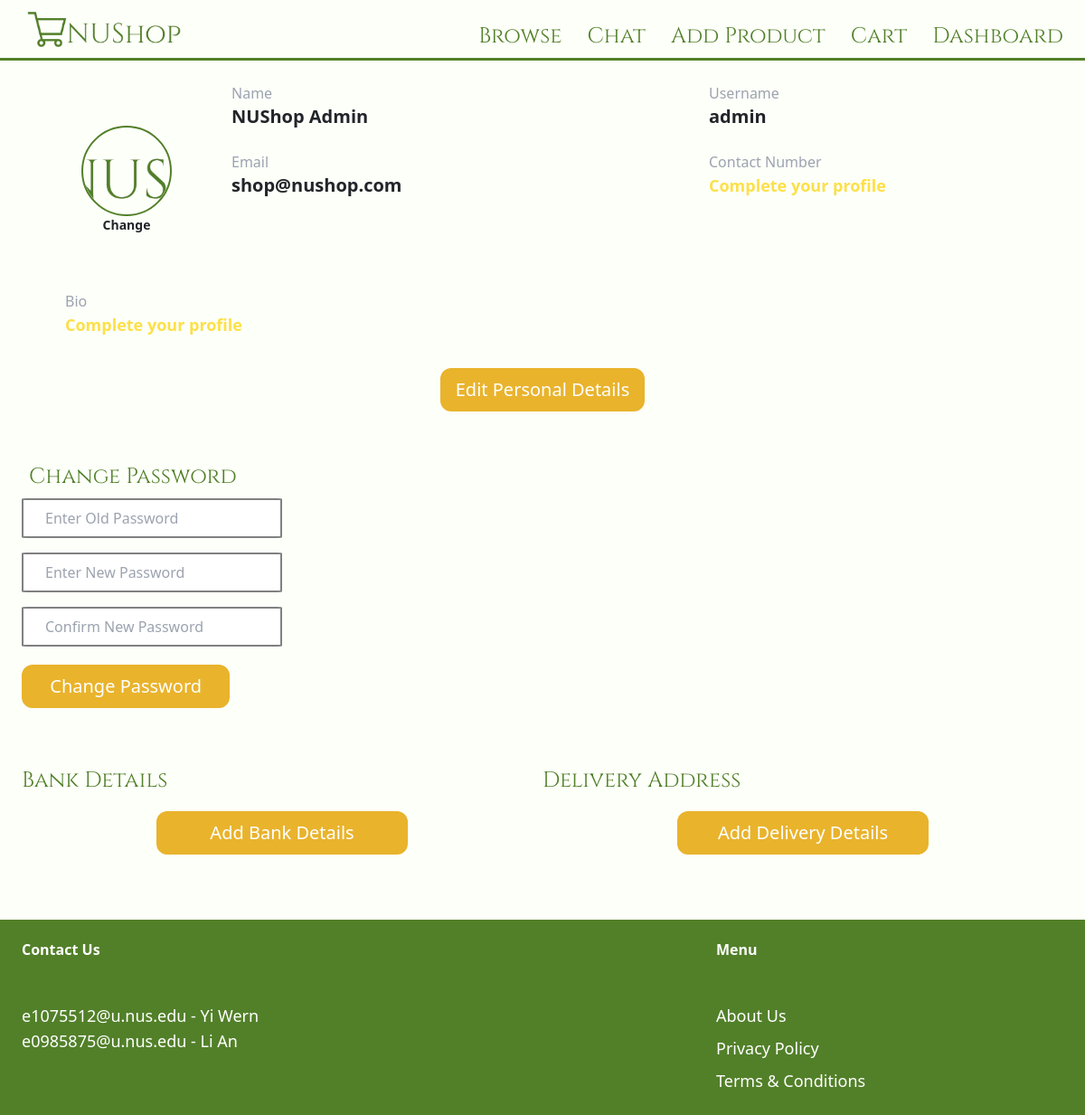
Before: /dashboard/admin/view-profile/ (signed in) with the older database file.
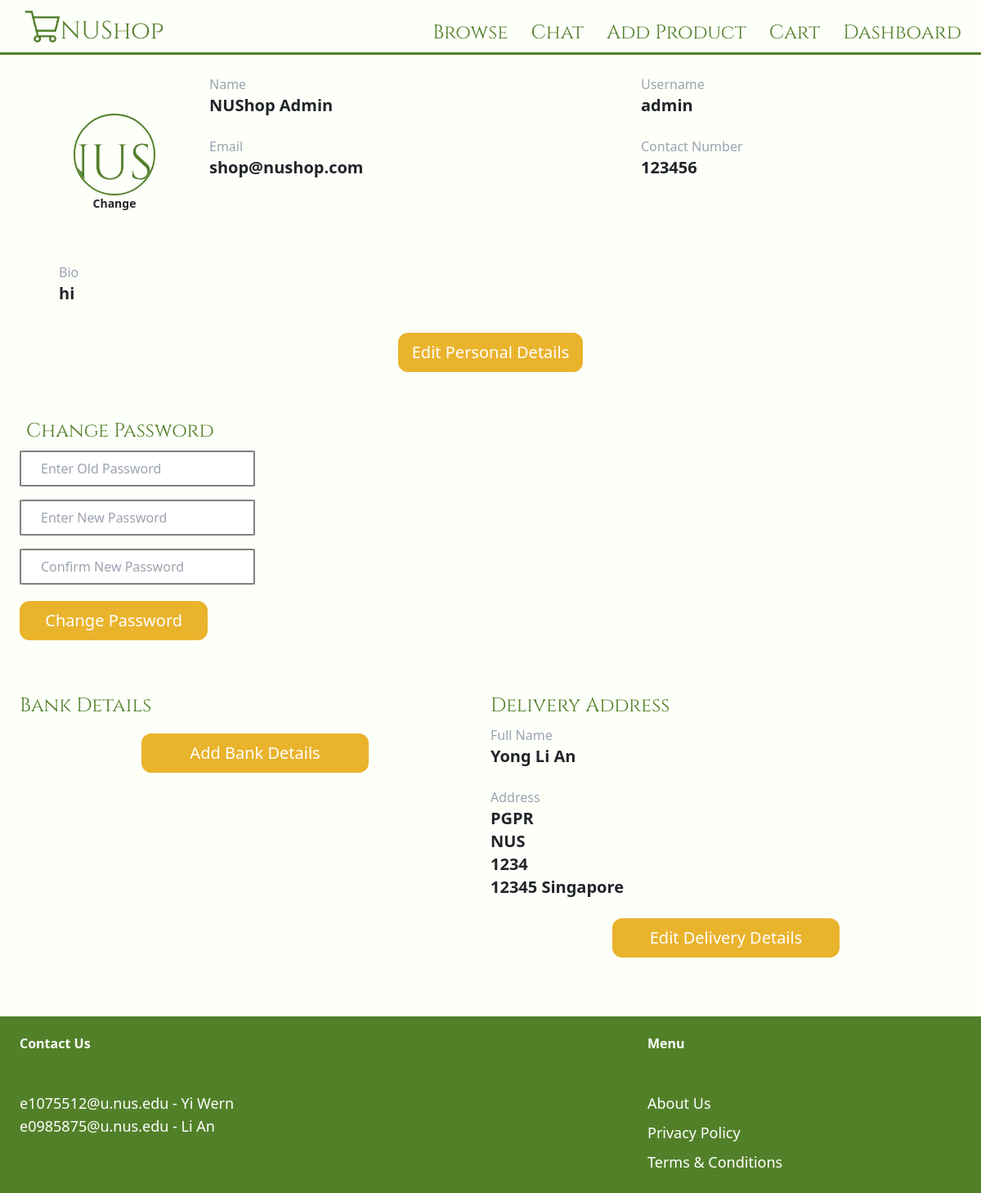
After: the same page with the newer database file.
### authuser/models.py (models this page shows, shortened)
class User(AbstractBaseUser, PermissionsMixin):
    username = models.CharField(max_length=150, unique=True)
    email = models.EmailField(unique=True)
    name = models.CharField(max_length=255, default='')
    bio = models.CharField(max_length=500, blank=True, null=True)
    contact_number = models.CharField(max_length=8, blank=True, null=True)
    image = models.ImageField(upload_to='user_images', blank=True, null=True)
    is_staff = models.BooleanField(default=False)
    is_superuser = models.BooleanField(default=False)
    is_active = models.BooleanField(default=True)
    date_joined = models.DateTimeField(default=timezone.now)
    last_login = models.DateTimeField(blank=True, null=True)
    major = models.ForeignKey(Major, related_name='major', on_delete=models.CASCADE, blank=True, null=True)
    role = models.ForeignKey(Role, related_name='users', on_delete=models.CASCADE, blank=True, null=True)
    followers = models.ManyToManyField('self', related_name="followed_by", symmetrical=False, blank=True)
    bank_details = models.ForeignKey(Bank, related_name='bank_details', on_delete=models.CASCADE, blank=True, null=True)
    delivery_address = models.ForeignKey(DeliveryAddress, related_name='delivery_address', on_delete=models.CASCADE, blank=True, null=True)
    USERNAME_FIELD = 'username'
    REQUIRED_FIELDS = ['email']
    objects = CustomUserManager()
    class Meta:
        verbose_name = 'User'
        verbose_name_plural = 'Users'

class DeliveryAddress(models.Model):
    name = models.CharField(max_length=50, default='')
    block_unitno = models.CharField(max_length=255, default='')
    address_line1 = models.CharField(max_length=255, default='')
    address_line2 = models.CharField(max_length=255, blank=True, null=True)
    postcode = models.CharField(
        max_length=5,
        validators=[
            RegexValidator(r'^\d{5}$', 'Enter a valid postcode.')
        ]
    )

### dashboard/views.py (the view)
# urls.py: path('<str:username>/view-profile/', views.viewprofile, name='view-profile'),
@login_required
def viewprofile(request, username):
    user = User.objects.get(username=username)
    return render(request, 'dashboard/view-profile.html', {
        'user': user,
    })

### dashboard/templates/dashboard/view-profile.html (shortened to what this page needs)
{% extends 'core/base.html' %}
{% load static %}
{% block content %}
<div class="grid grid-cols-6 pt-6 pb-2 px-6">
    <div class="w-full col-span-1 overflow-hidden">
        <div class="grid grid-rows-3">
            <div class="row-span-2 flex justify-center mt-5">
                {% if seller.image %}
                <img src="{{ user.image.url }}" class="pfp">
                {% else %}
                <img src="{% static 'green logo.png' %}" class="pfp">
                {% endif %}
            </div>
            <div class="row-span-1 flex justify-center">
                <a href="#" class="text-sm font-semibold">Change</a>
            </div>
        </div>
    </div>
    <div class="col-span-3 ml-6">
        <div class="grid grid-rows-3 gap-4">
            <div class="row-span-1">
                <ul>
                    <li class="text-gray-400">Name</li>
                    {% if user.name %}
                    <li class="text-xl font-semibold">{{ user.name }}</li>
                    {% else %}
                    <li class="text-lg font-semibold text-yellow-300">Complete your profile</li>
                    {% endif %}
                </ul>
            </div>
            <div class="row-span-1">
                <ul>
                    <li class="text-gray-400">Email</li>
                    <li class="text-xl font-semibold">{{ user.email }}</li>
                </ul>
            </div>
            <div class="row-span-1">
            </div>
        </div>
    </div>
    <div class="col-span-2">
        <div class="grid grid-rows-3 gap-4">
            <div class="row-span-1">
                <ul>
                    <li class="text-gray-400">Username</li>
                    <li class="text-xl font-semibold">{{ user.username }}</li>
                </ul>
            </div>
            <div class="row-span-1">
                <ul>
                    <li class="text-gray-400">Contact Number</li>
                    {% if user.contact_number %}
                    <li class="text-xl font-semibold">{{ user.contact_number }}</li>
                    {% else %}
                    <li class="text-lg font-semibold text-yellow-300">Complete your profile</li>
                    {% endif %}
                </ul>
            </div>
            <div class="row=span-1">
            </div>
        </div>
    </div>
</div>
<ul class="pl-12 pb-6">
    <li class="text-gray-400">Bio</li>
    {% if user.bio %}
    <li class="text-xl font-semibold">{{ user.bio }}</li>
    {% else %}
    <li class="text-lg font-semibold text-yellow-300">Complete your profile</li>
    {% endif %}
</ul>
<li class="center mb-12">
    {% if user.role.pk == 2 %}
    <a href="{% url 'authuser:individual-details' user.username %}" class="py-2 px-2 w-1/5 bt-account text-xl text-center rounded-xl">Edit Personal Details</a>
    {% else %}
    <a href="{% url 'authuser:student-org-details' user.username %}" class="py-2 px-2 w-1/5 bt-account text-xl text-center rounded-xl">Edit Personal Details</a>
    {% endif %}
</li>
<div class="p-2">
    <div class="text-2xl cinzel text-nushopprimary">Change Password</div>
</div>
<form method="post" action="{% url 'authuser:change-password' %}">
    <div class="mb-3">
        <input type="password" name="old_password" placeholder="Enter Old Password" class="w-1/4 py-2 px-6 form-account">
    </div>
    <div class="mb-3">
        <input type="password" name="new_password1" placeholder="Enter New Password" class="w-1/4 py-2 px-6 form-account">
    </div>
    <div class="mb-3">
        <input type="password" name="new_password2" placeholder="Confirm New Password" class="w-1/4 py-2 px-6 form-account">
    </div>
    <div>
        <button class="py-2 px-2 w-1/5 bt-account text-xl text-center rounded-xl mt-1 mb-6">Change Password</button>
    </div>
</form>
<div class="grid grid-cols-2 mt-10">
    <div class='col-span-1'>
        <div class="text-2xl cinzel text-nushopprimary">Bank Details</div>
    </div>
    <div class='col-span-1'>
        <div class="text-2xl cinzel text-nushopprimary">Delivery Address</div>
    </div>
</div>
<div class="grid grid-cols-2 pt-2">
    <div class='col-span-1'>
        {% if user.bank_details %}
        <div class="grid grid-row-3 gap-4">
            <div class='row-span-1'>
                <ul>
                    <li class="text-gray-400">Full Name</li>
                    <li class="text-xl font-semibold">{{ user.bank_details.name }}</li>
                </ul>
            </div>
            <div class='row-span-1'>
                <ul>
                    <li class="text-gray-400">Bank Name</li>
                    <li class="text-xl font-semibold">{{ user.bank_details.bank_name }}</li>
                </ul>
            </div>
            <div class='row-span-1'>
                <ul>
                    <li class="text-gray-400">Bank Account No.</li>
                    <li class="text-xl font-semibold">{{ user.bank_details.account_number }}</li>
                </ul>
            </div>
        </div>
        <li class="center mb-12 mt-6">
            <a href="{% url 'authuser:edit-bank-details' user.username %}" class="py-2 px-2 w-1/2 bt-account text-xl text-center rounded-xl">Edit Bank Details</a>
        </li>
        {% else %}
        <li class="center mb-12">
            <a href="{% url 'authuser:add-bank-details' user.username %}" class="py-2 px-2 w-1/2 bt-account text-xl text-center rounded-xl">Add Bank Details</a>
        </li>
        {% endif %}
    </div>
    <div class='col-span-1'>
        {% if user.delivery_address %}
        <div class="grid grid-row-3 gap-4">
            <div class='row-span-1'>
                <ul>
                    <li class="text-gray-400">Full Name</li>
                    <li class="text-xl font-semibold">{{ user.delivery_address.name }}</li>
                </ul>
            </div>
            <div class='row-span-2'>
                <ul>
                    <li class="text-gray-400">Address</li>
                    <li class="text-xl font-semibold">{{ user.delivery_address.address_line1 }}</li>
                    <li class="text-xl font-semibold">{{ user.delivery_address.address_line2 }}</li>
                    <li class="text-xl font-semibold">{{ user.delivery_address.block_unitno }}</li>
                    <li class="text-xl font-semibold">{{ user.delivery_address.postcode }} Singapore</li>
                </ul>
            </div>
        </div>
        <li class="center mb-12 mt-6">
            <a href="{% url 'authuser:edit-delivery-details' user.username %}" class="py-2 px-2 w-1/2 bt-account text-xl text-center rounded-xl">Edit Delivery Details</a>
        </li>
        {% else %}
        <li class="center mb-12">
            <a href="{% url 'authuser:add-delivery-details' user.username %}" class="py-2 px-2 w-1/2 bt-account text-xl text-center rounded-xl">Add Delivery Details</a>
        </li>
        {% endif %}
    </div>
</div>
{% endblock %}

### core/templates/core/base.html (shortened to what this page needs)
{% load static %}
<!doctype html>
<html>
    <head>
        <script src="https://cdn.tailwindcss.com"></script>
        <link rel="stylesheet" href="{% static 'styles.css' %}">
        <link rel="stylesheet" href="https://cdnjs.cloudflare.com/ajax/libs/animate.css/4.1.1/animate.min.css" />
        <link href="https://cdn.jsdelivr.net/npm/bootstrap@5.3.0-alpha3/dist/css/bootstrap.min.css" rel="stylesheet">
    </head>
    <body class="bg-nushopsecondary">
        <nav class="sticky z-50 top-0 py-2 px-6 flex justify-between items-end bg-nushopsecondary border-b-primary">
          <a href="/">
              <img src="{% static 'green logo.png' %}" alt="logo" width="180">
          </a>
          <div class="space-x-6">
              <a href="{% url 'product:products' %}" class="text-2xl cinzel text-nushopprimary hover:text-yellow-500">Browse</a>
              <a href="{% url 'chat:inbox' %}" class="text-2xl cinzel text-nushopprimary hover:text-yellow-500">Chat</a>
              <a href="{% url 'product:new' %}" class="text-2xl cinzel text-nushopprimary hover:text-yellow-500">Add Product</a>
              <a href="{% url 'checkout:index' %}" class="text-2xl cinzel text-nushopprimary hover:text-yellow-500">Cart</a>
              <a href="{% url 'dashboard:index' %}" class="text-2xl cinzel text-nushopprimary hover:text-yellow-500">Dashboard</a>
          </div>
        </nav>
        <div class="px-6 pb-6">
            {% block content %}
            {% endblock %}
        </div>
        <footer class="bg-nushopprimary py-6 px-6 flex justify-between footer">
            <div class="w-2/3 pr-10">
                <h3 class="mb-5 font-semibold text-white">Contact Us</h3>
                <p class="text-lg text-white">e1075512@u.nus.edu - Yi Wern</p>
                <p class="text-lg text-white">e0985875@u.nus.edu - Li An</p>
            </div>
            <div class="w-1/3">
                <h3 class="mb-5 font-semibold text-white">Menu</h3>
                <ul class="space-y-2">
                    <li><a href="{% url 'core:aboutus' %}" class="text-lg text-white-hover-nushoptertiary">About Us</a></li>
                    <li><a href="{% url 'core:privacypolicy' %}" class="text-lg text-white-hover-nushoptertiary">Privacy Policy</a></li>
                    <li><a href="{% url 'core:tnc' %}" class="text-lg text-white-hover-nushoptertiary">Terms & Conditions</a></li>
                </ul>
            </div>
        </footer>
    </body>
</html>

### static/styles.css (style rules this page uses)
.bg-nushopprimary { background-color: #528029; }
.bg-nushopsecondary { background-color: #FDFFF9; }
.text-nushopprimary { color: #528029; }
.text-white-hover-nushoptertiary { color: white }
.center { display: flex; justify-content: center; margin: 10px; }
.footer { margin-top: auto; }
.pfp { height: 100px; max-width: 100px; border-radius: 50%; border: 2px solid #528029; object-fit: cover; }
.bt-account { border: 2px solid #E9B32C; background-color: #E9B32C; color: white; }
.border-b-primary { border-bottom: 3px solid #528029; }
.cinzel { font-family: 'Cinzel'; }
.form-account { border-radius: 2%; border: 2px solid grey; outline: none; }

Changed rows visible on the page:
changed User "NUShop Admin": contact_number (not shown) → "123456"; bio (not shown) → "hi"; delivery_address_id empty → 1 (drawn); delivery_address.name (not shown) → "Yong Li An"; delivery_address.address_line1 (not shown) → "PGPR"; delivery_address.address_line2 (not shown) → "NUS"; delivery_address.block_unitno (not shown) → "1234"; delivery_address.postcode (not shown) → "12345"
Other visible differences:
text no longer shown: "Complete your profile Complete your profile Add Delivery Details"
text now shown: "Full Name Address Singapore Edit Delivery Details"
